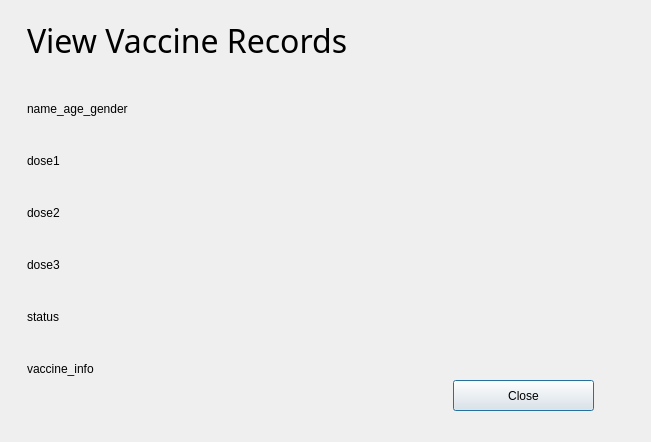
<?xml version="1.0" encoding="UTF-8"?>
<ui version="4.0">
 <class>ViewVaccineReport</class>
 <widget class="QDialog" name="ViewVaccineReport">
  <property name="geometry">
   <rect>
    <x>0</x>
    <y>0</y>
    <width>651</width>
    <height>442</height>
   </rect>
  </property>
  <property name="windowTitle">
   <string>Vaccine Records</string>
  </property>
  <widget class="QLabel" name="label_name">
   <property name="geometry">
    <rect>
     <x>27</x>
     <y>25</y>
     <width>611</width>
     <height>31</height>
    </rect>
   </property>
   <property name="font">
    <font>
     <family>Raleway</family>
     <pointsize>24</pointsize>
     <bold>false</bold>
    </font>
   </property>
   <property name="text">
    <string>View Vaccine Records</string>
   </property>
  </widget>
  <widget class="QPushButton" name="pushButton">
   <property name="geometry">
    <rect>
     <x>453</x>
     <y>380</y>
     <width>141</width>
     <height>31</height>
    </rect>
   </property>
   <property name="text">
    <string>Close</string>
   </property>
  </widget>
  <widget class="QLabel" name="label_qrcode">
   <property name="geometry">
    <rect>
     <x>453</x>
     <y>70</y>
     <width>161</width>
     <height>131</height>
    </rect>
   </property>
   <property name="text">
    <string/>
   </property>
   <property name="pixmap">
    <pixmap>CovidCertQRCode.png</pixmap>
   </property>
   <property name="scaledContents">
    <bool>true</bool>
   </property>
  </widget>
  <widget class="QWidget" name="layoutWidget">
   <property name="geometry">
    <rect>
     <x>27</x>
     <y>70</y>
     <width>411</width>
     <height>341</height>
    </rect>
   </property>
   <layout class="QVBoxLayout" name="verticalLayout">
    <item>
     <widget class="QLabel" name="label_name_age_gender">
      <property name="sizePolicy">
       <sizepolicy hsizetype="Preferred" vsizetype="Maximum">
        <horstretch>0</horstretch>
        <verstretch>0</verstretch>
       </sizepolicy>
      </property>
      <property name="text">
       <string>name_age_gender</string>
      </property>
     </widget>
    </item>
    <item>
     <widget class="QLabel" name="label_dose1">
      <property name="sizePolicy">
       <sizepolicy hsizetype="Preferred" vsizetype="Maximum">
        <horstretch>0</horstretch>
        <verstretch>0</verstretch>
       </sizepolicy>
      </property>
      <property name="text">
       <string>dose1</string>
      </property>
     </widget>
    </item>
    <item>
     <widget class="QLabel" name="label_dose2">
      <property name="sizePolicy">
       <sizepolicy hsizetype="Preferred" vsizetype="Maximum">
        <horstretch>0</horstretch>
        <verstretch>0</verstretch>
       </sizepolicy>
      </property>
      <property name="text">
       <string>dose2</string>
      </property>
     </widget>
    </item>
    <item>
     <widget class="QLabel" name="label_dose3">
      <property name="sizePolicy">
       <sizepolicy hsizetype="Preferred" vsizetype="Maximum">
        <horstretch>0</horstretch>
        <verstretch>0</verstretch>
       </sizepolicy>
      </property>
      <property name="text">
       <string>dose3</string>
      </property>
     </widget>
    </item>
    <item>
     <widget class="QLabel" name="label_status">
      <property name="sizePolicy">
       <sizepolicy hsizetype="Preferred" vsizetype="Maximum">
        <horstretch>0</horstretch>
        <verstretch>0</verstretch>
       </sizepolicy>
      </property>
      <property name="text">
       <string>status</string>
      </property>
     </widget>
    </item>
    <item>
     <widget class="QLabel" name="label_vaccine_info">
      <property name="sizePolicy">
       <sizepolicy hsizetype="Preferred" vsizetype="Maximum">
        <horstretch>0</horstretch>
        <verstretch>0</verstretch>
       </sizepolicy>
      </property>
      <property name="text">
       <string>vaccine_info</string>
      </property>
     </widget>
    </item>
   </layout>
  </widget>
 </widget>
 <resources/>
 <connections/>
</ui>
